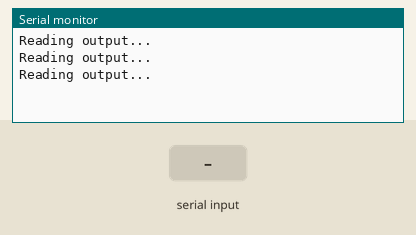
Recording of a sketch running on a simulated ESP32. Parts: the last lines printed to the serial monitor. Inputs (shaded band) come from the test bench.

Above: at 2.8 s.
2.9 s: "1" received over the second serial link
At 4.4 s:
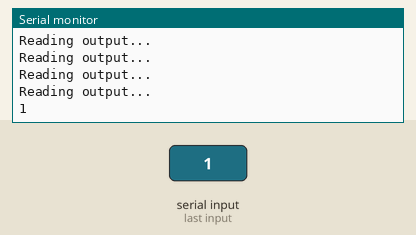
5.5 s: "0" received over the second serial link
7.0 s: "2" received over the second serial link
At 8.6 s:
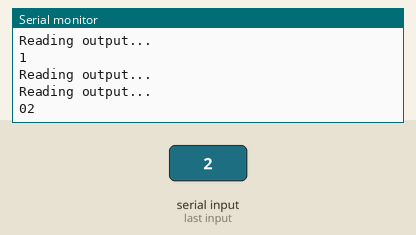

Measured:
- after the input at 2.9 s, the serial monitor: prints a new line after 1.1 s (image 1)
- after the input at 7.0 s, the serial monitor: prints a new line after 1.0 s (image 2)

The sketch:

Read_Serial_port_and_display.ino
```cpp
#include <HardwareSerial.h>

HardwareSerial SerialPort(2);

void setup() {
  SerialPort.begin(115200, SERIAL_8N1, 16, 17);
  Serial.begin(115200);
}

void loop() {
  Serial.println("Reading output...");
  if (SerialPort.available()) {
    Serial.println(SerialPort.readString());
  }
  delay(1000);
}
```
